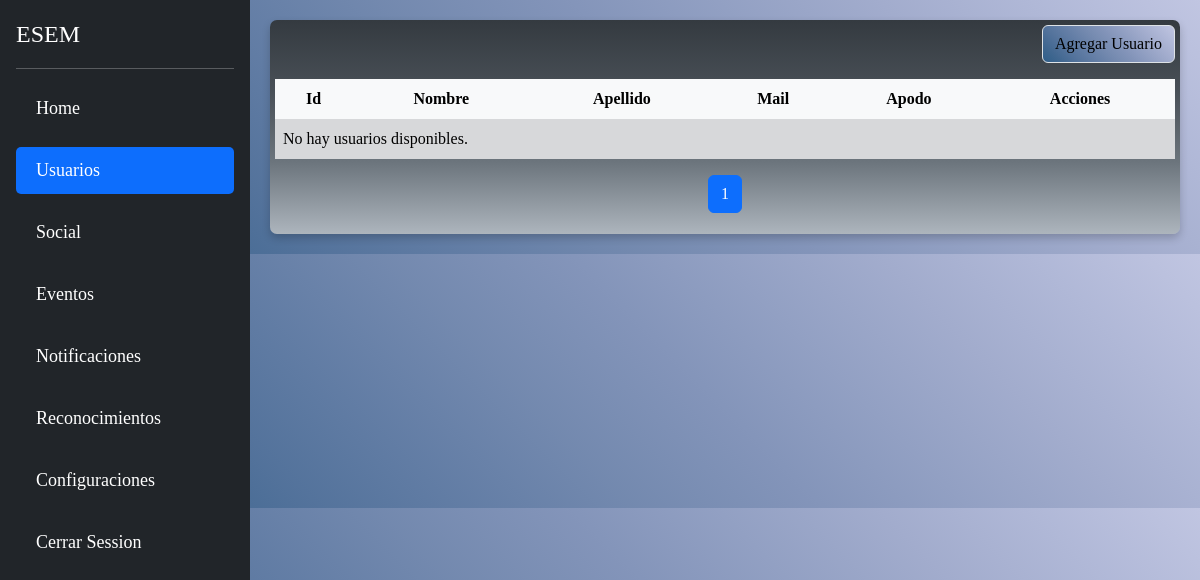
The app's page /usuarios/, older data.
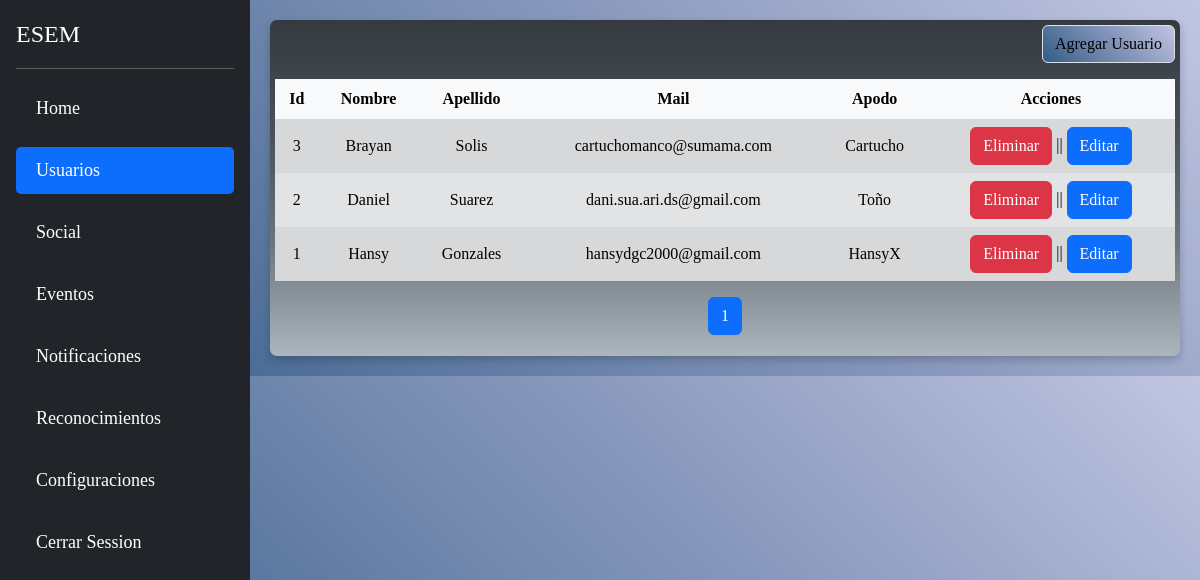
The same page, newer data.
### core/models.py (models this page shows, shortened)
class Usuarios(models.Model):
    auto_increment_id = models.AutoField(primary_key=True)
    nombre = models.CharField(max_length=200, verbose_name="Nombre")
    apellido = models.CharField(max_length=200, verbose_name="Apellido")
    mail = models.EmailField(blank=True, verbose_name="Email")
    apodo = models.CharField(max_length=200, verbose_name="Apodo")
    image = models.ImageField(verbose_name="Imagen",null=True,)
    disponibilidad = models.BooleanField(default=True, verbose_name="Disponibilidad")
    rol = models.CharField(max_length=200, verbose_name="Rol", blank=True)
    fechaNacimiento = models.DateField(null=True, blank=True, verbose_name="Fecha de nacimiento")  # Opcional
    honor = models.IntegerField(null=True,blank=True, verbose_name="Honor",default=100)
    estado = models.BooleanField(null=True,default=True)
    created = models.DateTimeField(auto_now_add=True, blank=True)
    updated = models.DateTimeField(auto_now=True, blank=True)
    class Meta:
        verbose_name = 'Usuarios'
        verbose_name_plural = 'Usuarios'
        ordering = ["-created"]

### core/views.py (the view)
# urls.py: path('usuarios/',views.usuarios, name="usuarios"),
def usuarios(request):
    users = Usuarios.objects.all()
    paginator = Paginator(users, 10)
    page_number = request.GET.get('page')
    page_obj = paginator.get_page(page_number)
    return render(request, 'core/html/usuarios/usuariosLista.html', {'page_obj': page_obj})

### core/templates/core/html/usuarios/usuariosLista.html (shortened to what this page needs)
{% extends "core/html/base.html" %}
{% block content %}
<div class="container-fluid" id="contendorprincipal">
    <div class="d-flex justify-content-end mb-3">
        <a href="#" class="btn border btn-info" id="btnAddUser">
             Agregar Usuario
        </a>
    </div>
    <div class="table-responsive">
        <table class="table table-striped table-hover table-borderless table-secondary align-middle">
            <thead class="table-light">
                <tr class="text-center">
                    <th>Id</th>
                    <th>Nombre</th>
                    <th>Apellido</th>
                    <th>Mail</th>
                    <th>Apodo</th>
                    <th>Acciones</th>
                </tr>
            </thead>
            <tbody class="table-group-divider">
                {% for usuario in page_obj %}
                <tr class="table-secondary text-center">
                    <td scope="row">{{ usuario.auto_increment_id }}</td>
                    <td>{{ usuario.nombre }}</td>
                    <td>{{ usuario.apellido }}</td>
                    <td>{{ usuario.mail }}</td>
                    <td>{{ usuario.apodo }}</td>
                    <td>
                        <a name="eliminar" id="eliminar" class="btn btn-danger" href="#" role="button">Eliminar</a>
                        ||
                        <a name="editar" id="editar" class="btn btn-primary" href="#" role="button">Editar</a>
                    </td>
                </tr>
                {% empty %}
                <tr>
                    <td colspan="6">No hay usuarios disponibles.</td>
                </tr>
                {% endfor %}
            </tbody>
        </table>
    </div>
    <nav aria-label="Page navigation">
        <ul class="pagination justify-content-center">
            {% for num in page_obj.paginator.page_range %}
                {% if page_obj.number == num %}
                    <li class="page-item active">
                        <span class="page-link">{{ num }}</span>
                    </li>
                {% elif num > page_obj.number|add:'-3' and num < page_obj.number|add:'3' %}
                    <li class="page-item"><a class="page-link" href="?page={{ num }}">{{ num }}</a></li>
                {% endif %}
            {% endfor %}
        </ul>
    </nav>
</div>
{% endblock %}

### core/templates/core/html/base.html (shortened to what this page needs)
<!doctype html>
<html lang="es">
<head>
    {% load static %}
    <link href="https://cdn.jsdelivr.net/npm/bootstrap@5.3.2/dist/css/bootstrap.min.css" rel="stylesheet" />
    <link rel="stylesheet" href="{% static 'core/css/style.css' %}">
</head>
<body>
    {% include "core/html/menu/sidebar.html" %}
    <div class="main-content">
        {% block content %}{% endblock %}
    </div>
</body>
</html>

### core/templates/core/html/menu/sidebar.html (shortened to what this page needs)
 <div class="d-flex">
    <nav class="sidebar flex-column flex-shrink-0 p-3 bg-dark">
        <a href="#" class="d-flex align-items-center mb-3 mb-md-0 me-md-auto text-white text-decoration-none">
            <span class="fs-4">ESEM</span>
        </a>
        <hr>
        <ul class="nav nav-pills flex-column mb-auto">
            <li class="nav-item">
                <a href="{% url 'home' %}" class="nav-link {% if request.path == '/' %} active {% endif %} ">
                    Home
                </a>
            </li>
            <li>
                <a href="{% url 'usuarios' %}"class="nav-link {% if request.path == '/usuarios/' %} active {% endif %}">
                   Usuarios
                </a>
            </li>
            <li>
                <a href="{% url 'home' %}" class="nav-link {% if request.path == '/social/' %} active {% endif %}">
                  Social
                </a>
            </li>
            <li>
                <a href="{% url 'home' %}" class="nav-link {% if request.path == '/eventos/' %} active {% endif %}">
                   Eventos
                </a>
            </li>
            <li>
                <a href="{% url 'home' %}" class="nav-link  {% if request.path == '/notificaciones/' %} active {% endif %}">
                   Notificaciones
                </a>
            </li>
                <a href="{% url 'reconocimientos' %}" class="nav-link  {% if request.path == '/reconocimientos/' %} active {% endif %}">
                   Reconocimientos
                </a>
                <a href="{% url 'configuraciones' %}" class="nav-link  {% if request.path == '/configuraciones/' %} active {% endif %}">
                   Configuraciones
                </a>
                <a href="{% url 'home' %}" class="nav-link">
                   Cerrar Session
                </a>
        </ul>
    </nav>
</div>

### core/static/core/css/style.css (style rules this page uses)
body { font-family: 'Times New Roman', Times, serif; background:linear-gradient( 45deg, hsl(208deg 49% 36%) 0%, hsl(211deg 38% 41%) 11%, hsl(214deg 30% 47%) 22%, hsl(216deg 27% 52%) 33%, hsl(218deg 27% 57%) 44%, hsl(221deg 28% 62%) 56%, hsl(223deg 29% 67%) 67%, hsl(226deg 30% 72%) 78%, hsl(228deg 33% 77%) 89%, hsl(231deg 36% 82%) 100% ); }
.btn-info { background:linear-gradient( 45deg, hsl(208deg 49% 36%) 0%, hsl(211deg 38% 41%) 11%, hsl(214deg 30% 47%) 22%, hsl(216deg 27% 52%) 33%, hsl(218deg 27% 57%) 44%, hsl(221deg 28% 62%) 56%, hsl(223deg 29% 67%) 67%, hsl(226deg 30% 72%) 78%, hsl(228deg 33% 77%) 89%, hsl(231deg 36% 82%) 100% ); }
.border { background:linear-gradient( 45deg, hsl(208deg 49% 36%) 0%, hsl(211deg 38% 41%) 11%, hsl(214deg 30% 47%) 22%, hsl(216deg 27% 52%) 33%, hsl(218deg 27% 57%) 44%, hsl(221deg 28% 62%) 56%, hsl(223deg 29% 67%) 67%, hsl(226deg 30% 72%) 78%, hsl(228deg 33% 77%) 89%, hsl(231deg 36% 82%) 100% ); }
.container-fluid { background: linear-gradient(to bottom, #343a40, #495057, #6c757d, #adb5bd); box-shadow: 0 4px 8px rgba(0, 0, 0, 0.2); padding: 5px; border-radius: 7px }
.sidebar { height: 100vh; background-color: #343a40; padding-top: 20px; color: #ffffff; transition: all 0.3s ease; width: 250px; position: fixed; left: 0; top: 0; z-index: 1000; }
.sidebar .nav-link { color: #ffffff; font-size: 18px; margin-bottom: 15px; padding: 10px 20px; display: block; transition: all 0.3s ease; }
.sidebar .active { background-color: #495057; border-radius: 5px; }
.main-content { margin-left: 250px; padding: 20px; transition: all 0.3s ease; }

Row changes from the older to the newer data that the page shows:
added Usuarios: auto_increment_id "3", nombre "Brayan", apellido "Solis", mail "cartuchomanco@sumama.com", apodo "Cartucho"
added Usuarios: auto_increment_id "2", nombre "Daniel", apellido "Suarez", mail "dani.sua.ari.ds@gmail.com", apodo "Toño"
added Usuarios: auto_increment_id "1", nombre "Hansy", apellido "Gonzales", mail "hansydgc2000@gmail.com", apodo "HansyX"
Text that changed along with them:
text no longer shown: "No hay usuarios disponibles."
